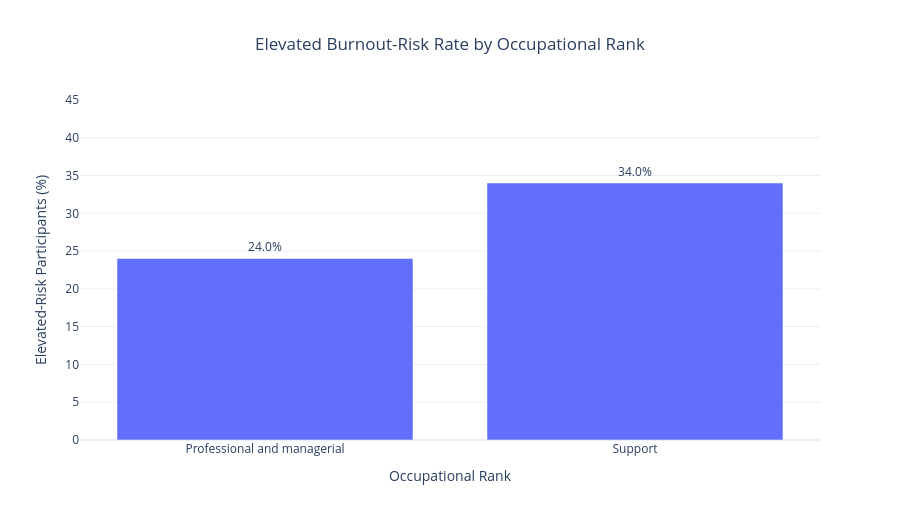

The notebook cell saved with this chart:
### Code cell
# Prepare elevated-risk rates by occupational rank

rank_risk = (
    workplace.groupby("Rank_English")["Burnout_Risk"]
    .mean()
    .mul(100)
    .reset_index(name="Elevated_Risk_Percentage")
)

fig = px.bar(
    rank_risk,
    x="Rank_English",
    y="Elevated_Risk_Percentage",
    text="Elevated_Risk_Percentage",
    labels={
        "Rank_English": "Occupational Rank",
        "Elevated_Risk_Percentage": "Elevated-Risk Participants (%)"
    },
    title="Elevated Burnout-Risk Rate by Occupational Rank"
)

fig.update_traces(
    texttemplate="%{text:.1f}%",
    textposition="outside"
)

fig.update_layout(
    template="plotly_white",
    title_x=0.5,
    height=520,
    yaxis_range=[0, 45]
)

fig.show()

### Figure 1 — Plotly figure (JSON) as saved in the notebook; plotly's stock layout.template omitted (floating-point values rounded to 4 significant figures)
{"data": [{"hovertemplate": "Occupational Rank=%{x}<br>Elevated-Risk Participants (%)=%{text}<extra></extra>", "legendgroup": "", "marker": {"color": "#636efa", "pattern": {"shape": ""}}, "name": "", "orientation": "v", "showlegend": false, "text": [24.04, 34.02], "textposition": "outside", "texttemplate": "%{text:.1f}%", "type": "bar", "x": ["Professional and managerial", "Support"], "xaxis": "x", "y": [24.04, 34.02], "yaxis": "y"}], "layout": {"barmode": "relative", "height": 520, "legend": {"tracegroupgap": 0}, "title": {"text": "Elevated Burnout-Risk Rate by Occupational Rank", "x": 0.5}, "xaxis": {"anchor": "y", "domain": [0, 1], "title": {"text": "Occupational Rank"}}, "yaxis": {"anchor": "x", "domain": [0, 1], "range": [0, 45], "title": {"text": "Elevated-Risk Participants (%)"}}}}
